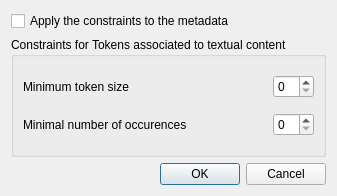
<?xml version="1.0" encoding="UTF-8"?>
<ui version="4.0">
 <class>Config</class>
 <widget class="QWidget" name="Config">
  <property name="geometry">
   <rect>
    <x>0</x>
    <y>0</y>
    <width>337</width>
    <height>196</height>
   </rect>
  </property>
  <property name="windowTitle">
   <string>Form</string>
  </property>
  <layout class="QVBoxLayout" name="verticalLayout_2">
   <item>
    <widget class="QCheckBox" name="ApplyRulesMetadata">
     <property name="text">
      <string>Apply the constraints to the metadata</string>
     </property>
    </widget>
   </item>
   <item>
    <widget class="QGroupBox" name="groupBox">
     <property name="title">
      <string>Constraints for Tokens associated to textual content</string>
     </property>
     <layout class="QVBoxLayout" name="verticalLayout">
      <item>
       <layout class="QHBoxLayout" name="_2">
        <item>
         <widget class="QLabel" name="textLabel2">
          <property name="text">
           <string>Minimum token size</string>
          </property>
          <property name="wordWrap">
           <bool>false</bool>
          </property>
         </widget>
        </item>
        <item>
         <spacer name="spacer3">
          <property name="orientation">
           <enum>Qt::Horizontal</enum>
          </property>
          <property name="sizeType">
           <enum>QSizePolicy::Expanding</enum>
          </property>
          <property name="sizeHint" stdset="0">
           <size>
            <width>0</width>
            <height>20</height>
           </size>
          </property>
         </spacer>
        </item>
        <item>
         <widget class="QSpinBox" name="MinSize"/>
        </item>
       </layout>
      </item>
      <item>
       <layout class="QHBoxLayout" name="horizontalLayout">
        <item>
         <widget class="QLabel" name="label">
          <property name="toolTip">
           <string/>
          </property>
          <property name="whatsThis">
           <string/>
          </property>
          <property name="text">
           <string>Minimal number of occurences</string>
          </property>
         </widget>
        </item>
        <item>
         <spacer name="horizontalSpacer">
          <property name="orientation">
           <enum>Qt::Horizontal</enum>
          </property>
          <property name="sizeHint" stdset="0">
           <size>
            <width>40</width>
            <height>20</height>
           </size>
          </property>
         </spacer>
        </item>
        <item>
         <widget class="QSpinBox" name="MinOccurs"/>
        </item>
       </layout>
      </item>
     </layout>
    </widget>
   </item>
   <item>
    <widget class="QDialogButtonBox" name="buttonBox">
     <property name="standardButtons">
      <set>QDialogButtonBox::Cancel|QDialogButtonBox::Ok</set>
     </property>
    </widget>
   </item>
  </layout>
 </widget>
 <resources/>
 <connections/>
</ui>
